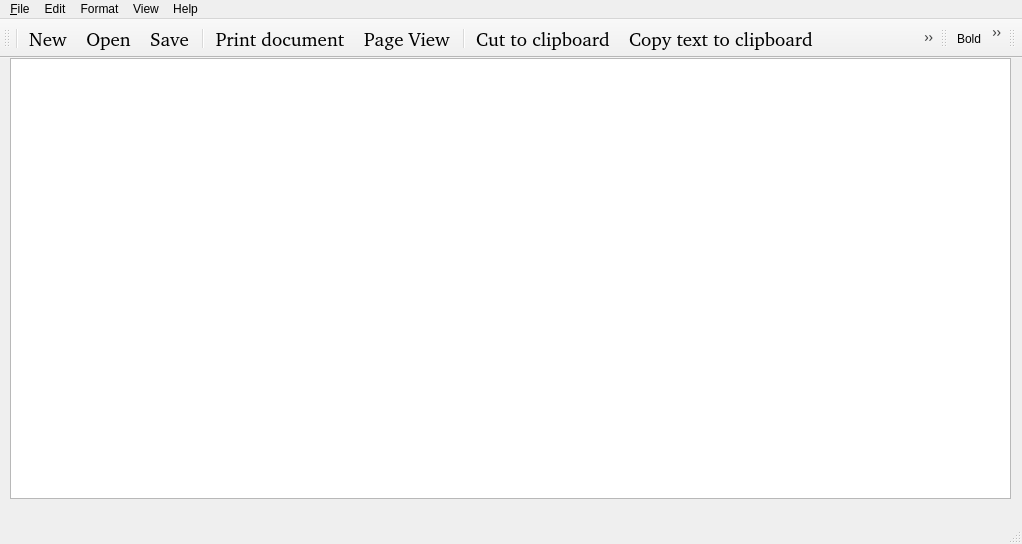
<?xml version="1.0" encoding="UTF-8"?>
<ui version="4.0">
 <class>MainWindow</class>
 <widget class="QMainWindow" name="MainWindow">
  <property name="geometry">
   <rect>
    <x>0</x>
    <y>0</y>
    <width>1022</width>
    <height>544</height>
   </rect>
  </property>
  <property name="windowTitle">
   <string>Блокнот</string>
  </property>
  <widget class="QWidget" name="centralwidget">
   <widget class="QTextEdit" name="textEdit">
    <property name="geometry">
     <rect>
      <x>10</x>
      <y>0</y>
      <width>1001</width>
      <height>441</height>
     </rect>
    </property>
   </widget>
  </widget>
  <widget class="QMenuBar" name="menubar">
   <property name="geometry">
    <rect>
     <x>0</x>
     <y>0</y>
     <width>1022</width>
     <height>27</height>
    </rect>
   </property>
   <widget class="QMenu" name="menu_File">
    <property name="title">
     <string>&amp;File</string>
    </property>
    <addaction name="newAction"/>
    <addaction name="openAction"/>
    <addaction name="saveAction"/>
    <addaction name="separator"/>
    <addaction name="printAction"/>
    <addaction name="previewAction"/>
    <addaction name="closeAction"/>
   </widget>
   <widget class="QMenu" name="menuEdit">
    <property name="title">
     <string>Edit</string>
    </property>
    <addaction name="cutAction"/>
    <addaction name="copyAction"/>
    <addaction name="pasteAction"/>
    <addaction name="undoAction"/>
    <addaction name="redoAction"/>
   </widget>
   <widget class="QMenu" name="menuView">
    <property name="title">
     <string>View</string>
    </property>
    <addaction name="toolbarAction"/>
    <addaction name="formatbarAction"/>
    <addaction name="fontbarAction"/>
    <addaction name="statusbarAction"/>
   </widget>
   <widget class="QMenu" name="menuHelp">
    <property name="title">
     <string>Help</string>
    </property>
   </widget>
   <widget class="QMenu" name="menuFormat">
    <property name="title">
     <string>Format</string>
    </property>
    <addaction name="bulletAction"/>
    <addaction name="numberedAction"/>
    <addaction name="separator"/>
    <addaction name="fontColor"/>
    <addaction name="backColor"/>
    <addaction name="separator"/>
    <addaction name="boldAction"/>
    <addaction name="italicAction"/>
    <addaction name="underlAction"/>
    <addaction name="strikeAction"/>
    <addaction name="superAction"/>
    <addaction name="subAction"/>
    <addaction name="separator"/>
   </widget>
   <addaction name="menu_File"/>
   <addaction name="menuEdit"/>
   <addaction name="menuFormat"/>
   <addaction name="menuView"/>
   <addaction name="menuHelp"/>
  </widget>
  <widget class="QStatusBar" name="statusbar"/>
  <widget class="QToolBar" name="toolbar">
   <property name="font">
    <font>
     <family>Noto Sans [unknown]</family>
     <pointsize>14</pointsize>
    </font>
   </property>
   <property name="windowTitle">
    <string>Options</string>
   </property>
   <property name="new" stdset="0">
    <iconset>
     <normaloff>icons/new.png</normaloff>icons/new.png</iconset>
   </property>
   <attribute name="toolBarArea">
    <enum>TopToolBarArea</enum>
   </attribute>
   <attribute name="toolBarBreak">
    <bool>true</bool>
   </attribute>
   <addaction name="separator"/>
   <addaction name="newAction"/>
   <addaction name="openAction"/>
   <addaction name="saveAction"/>
   <addaction name="separator"/>
   <addaction name="printAction"/>
   <addaction name="previewAction"/>
   <addaction name="separator"/>
   <addaction name="cutAction"/>
   <addaction name="copyAction"/>
   <addaction name="pasteAction"/>
   <addaction name="undoAction"/>
   <addaction name="redoAction"/>
   <addaction name="separator"/>
  </widget>
  <widget class="QToolBar" name="formatbar">
   <property name="windowTitle">
    <string>toolBar</string>
   </property>
   <attribute name="toolBarArea">
    <enum>TopToolBarArea</enum>
   </attribute>
   <attribute name="toolBarBreak">
    <bool>false</bool>
   </attribute>
   <addaction name="boldAction"/>
   <addaction name="italicAction"/>
   <addaction name="underlAction"/>
   <addaction name="strikeAction"/>
   <addaction name="superAction"/>
   <addaction name="subAction"/>
   <addaction name="numberedAction"/>
   <addaction name="bulletAction"/>
   <addaction name="fontColor"/>
   <addaction name="backColor"/>
   <addaction name="separator"/>
  </widget>
  <widget class="QToolBar" name="fontbar">
   <property name="windowTitle">
    <string>toolBar</string>
   </property>
   <attribute name="toolBarArea">
    <enum>TopToolBarArea</enum>
   </attribute>
   <attribute name="toolBarBreak">
    <bool>false</bool>
   </attribute>
  </widget>
  <action name="closeAction">
   <property name="text">
    <string>Close</string>
   </property>
   <property name="toolTip">
    <string>Close Notepad</string>
   </property>
   <property name="statusTip">
    <string>Close app</string>
   </property>
   <property name="shortcut">
    <string>Ctrl+Q</string>
   </property>
  </action>
  <action name="newAction">
   <property name="icon">
    <iconset resource="pad.qrc">
     <normaloff>:/icons/new.png</normaloff>:/icons/new.png</iconset>
   </property>
   <property name="text">
    <string>New</string>
   </property>
   <property name="toolTip">
    <string>Create New File</string>
   </property>
   <property name="statusTip">
    <string>Create New File</string>
   </property>
   <property name="shortcut">
    <string>Ctrl+N</string>
   </property>
  </action>
  <action name="openAction">
   <property name="icon">
    <iconset resource="pad.qrc">
     <normaloff>:/icons/open.png</normaloff>:/icons/open.png</iconset>
   </property>
   <property name="text">
    <string>Open</string>
   </property>
   <property name="toolTip">
    <string>Open a File</string>
   </property>
   <property name="statusTip">
    <string>Open a File</string>
   </property>
   <property name="shortcut">
    <string>Ctrl+O</string>
   </property>
  </action>
  <action name="saveAction">
   <property name="icon">
    <iconset resource="pad.qrc">
     <normaloff>:/icons/save.png</normaloff>:/icons/save.png</iconset>
   </property>
   <property name="text">
    <string>Save</string>
   </property>
   <property name="toolTip">
    <string>Save a File</string>
   </property>
   <property name="statusTip">
    <string>Save a File</string>
   </property>
   <property name="shortcut">
    <string>Ctrl+S</string>
   </property>
  </action>
  <action name="printAction">
   <property name="icon">
    <iconset resource="pad.qrc">
     <normaloff>:/icons/print.png</normaloff>:/icons/print.png</iconset>
   </property>
   <property name="text">
    <string>Print document</string>
   </property>
   <property name="statusTip">
    <string>Print document</string>
   </property>
   <property name="shortcut">
    <string>Ctrl+P</string>
   </property>
  </action>
  <action name="previewAction">
   <property name="icon">
    <iconset resource="pad.qrc">
     <normaloff>:/icons/save.png</normaloff>:/icons/save.png</iconset>
   </property>
   <property name="text">
    <string>Page View</string>
   </property>
   <property name="statusTip">
    <string>Preview page before printing</string>
   </property>
   <property name="shortcut">
    <string>Ctrl+Shift+P</string>
   </property>
  </action>
  <action name="cutAction">
   <property name="icon">
    <iconset resource="pad.qrc">
     <normaloff>:/icons/cut.png</normaloff>:/icons/cut.png</iconset>
   </property>
   <property name="text">
    <string>Cut to clipboard</string>
   </property>
   <property name="statusTip">
    <string>Delete and copy text to clipboard</string>
   </property>
   <property name="shortcut">
    <string>Ctrl+X</string>
   </property>
  </action>
  <action name="copyAction">
   <property name="icon">
    <iconset resource="pad.qrc">
     <normaloff>:/icons/copy.png</normaloff>:/icons/copy.png</iconset>
   </property>
   <property name="text">
    <string>Copy text to clipboard</string>
   </property>
   <property name="statusTip">
    <string>Copy text to clipboard</string>
   </property>
   <property name="shortcut">
    <string>Ctrl+C</string>
   </property>
  </action>
  <action name="pasteAction">
   <property name="icon">
    <iconset resource="pad.qrc">
     <normaloff>:/icons/paste.png</normaloff>:/icons/paste.png</iconset>
   </property>
   <property name="text">
    <string>Paste from clipboard</string>
   </property>
   <property name="statusTip">
    <string>Paste text from clipboard</string>
   </property>
   <property name="shortcut">
    <string>Ctrl+V</string>
   </property>
  </action>
  <action name="undoAction">
   <property name="icon">
    <iconset resource="pad.qrc">
     <normaloff>:/icons/undo.png</normaloff>:/icons/undo.png</iconset>
   </property>
   <property name="text">
    <string>Undo last action</string>
   </property>
   <property name="statusTip">
    <string>Undo last action</string>
   </property>
   <property name="shortcut">
    <string>Ctrl+Z</string>
   </property>
  </action>
  <action name="redoAction">
   <property name="icon">
    <iconset resource="pad.qrc">
     <normaloff>:/icons/redo.png</normaloff>:/icons/redo.png</iconset>
   </property>
   <property name="text">
    <string>Redo last undone thing</string>
   </property>
   <property name="statusTip">
    <string>Redo last undone thing</string>
   </property>
   <property name="shortcut">
    <string>Ctrl+Y</string>
   </property>
  </action>
  <action name="bulletAction">
   <property name="icon">
    <iconset resource="pad.qrc">
     <normaloff>:/icons/bullet.png</normaloff>:/icons/bullet.png</iconset>
   </property>
   <property name="text">
    <string>Insert bullet List</string>
   </property>
   <property name="statusTip">
    <string>Insert bullet list</string>
   </property>
   <property name="shortcut">
    <string>Ctrl+Shift+B</string>
   </property>
  </action>
  <action name="numberedAction">
   <property name="icon">
    <iconset resource="pad.qrc">
     <normaloff>:/icons/number.png</normaloff>:/icons/number.png</iconset>
   </property>
   <property name="text">
    <string>Insert numbered List</string>
   </property>
   <property name="statusTip">
    <string>Insert numbered list</string>
   </property>
   <property name="shortcut">
    <string>Ctrl+Shift+L</string>
   </property>
  </action>
  <action name="fontColor">
   <property name="icon">
    <iconset resource="pad.qrc">
     <normaloff>:/icons/font-color.png</normaloff>:/icons/font-color.png</iconset>
   </property>
   <property name="text">
    <string>Change font color</string>
   </property>
  </action>
  <action name="backColor">
   <property name="icon">
    <iconset resource="pad.qrc">
     <normaloff>:/icons/highlight.png</normaloff>:/icons/highlight.png</iconset>
   </property>
   <property name="text">
    <string>Change background color</string>
   </property>
  </action>
  <action name="boldAction">
   <property name="icon">
    <iconset resource="pad.qrc">
     <normaloff>:/icons/bold.png</normaloff>:/icons/bold.png</iconset>
   </property>
   <property name="text">
    <string>Bold</string>
   </property>
  </action>
  <action name="italicAction">
   <property name="icon">
    <iconset resource="pad.qrc">
     <normaloff>:/icons/italic.png</normaloff>:/icons/italic.png</iconset>
   </property>
   <property name="text">
    <string>Italic</string>
   </property>
  </action>
  <action name="underlAction">
   <property name="icon">
    <iconset resource="pad.qrc">
     <normaloff>:/icons/underline.png</normaloff>:/icons/underline.png</iconset>
   </property>
   <property name="text">
    <string>Underline</string>
   </property>
  </action>
  <action name="strikeAction">
   <property name="icon">
    <iconset resource="pad.qrc">
     <normaloff>:/icons/strike.png</normaloff>:/icons/strike.png</iconset>
   </property>
   <property name="text">
    <string>Strike-out</string>
   </property>
  </action>
  <action name="superAction">
   <property name="icon">
    <iconset resource="pad.qrc">
     <normaloff>:/icons/superscript.png</normaloff>:/icons/superscript.png</iconset>
   </property>
   <property name="text">
    <string>Superscript</string>
   </property>
  </action>
  <action name="subAction">
   <property name="icon">
    <iconset resource="pad.qrc">
     <normaloff>:/icons/subscript.png</normaloff>:/icons/subscript.png</iconset>
   </property>
   <property name="text">
    <string>Subscript</string>
   </property>
  </action>
  <action name="toolbarAction">
   <property name="text">
    <string>Toggle Toolbar</string>
   </property>
  </action>
  <action name="formatbarAction">
   <property name="text">
    <string>Toggle Formatbar</string>
   </property>
  </action>
  <action name="fontbarAction">
   <property name="text">
    <string>Toggle Fontsbar</string>
   </property>
  </action>
  <action name="statusbarAction">
   <property name="text">
    <string>Toggle Statusbar</string>
   </property>
  </action>
 </widget>
 <resources>
  <include location="pad.qrc"/>
 </resources>
 <connections/>
</ui>
